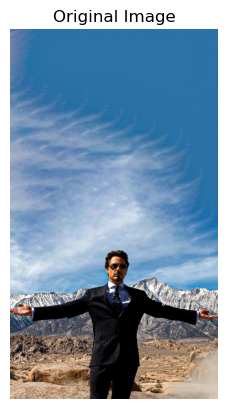
#> input picture iron.png, 227 x 409 px, given in place of iron.jpg, which was not available
$ jupyter execute --allow-errors 'EXP6 (1) (1).ipynb'   (older library calls are emulated)   (text cells are left out)
#> lines starting #> are read from the running program, lines starting #| are printed output that depends on the picture; after the words box and inside, x2 and y2 are one past the last pixel; in counts of white or black regions, pixels touching at a corner belong together; pictures that were not available may be replaced by others from this repository, and a replacement may not be noted
[cell 1]
import cv2
import numpy as np
import matplotlib.pyplot as plt

image = cv2.imread('iron.jpg')  # Replace with your image path
#> image is the input picture: shape (409, 227, 3); mean B, G, R 171, 149.1, 124.8
gray_image = cv2.cvtColor(image, cv2.COLOR_BGR2GRAY)
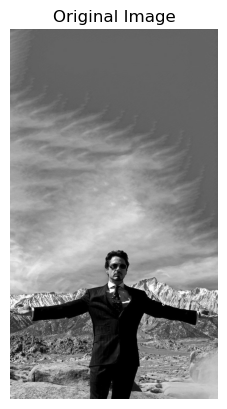
#> gray_image: shape (409, 227); min 0, max 255, mean 144.4
# Original Image
plt.imshow(cv2.cvtColor(image, cv2.COLOR_BGR2RGB))
plt.title('Original Image')
plt.axis('off')

[cell 2]
sobel_x = cv2.Sobel(gray_image, cv2.CV_64F, 1, 0, ksize=5)  # Sobel in x direction
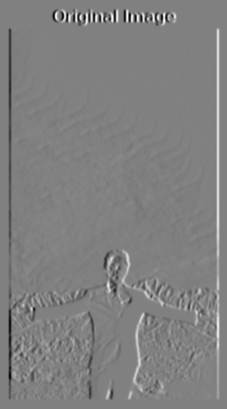
#> sobel_x: shape (409, 227) float64; min -11402, max 11140, mean 0; drawn with min black and max white
sobel_y = cv2.Sobel(gray_image, cv2.CV_64F, 0, 1, ksize=5)  # Sobel in y direction
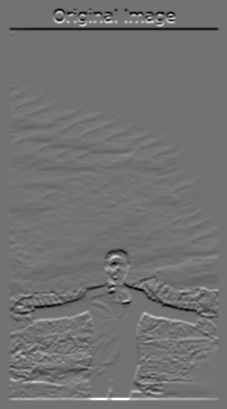
#> sobel_y: shape (409, 227) float64; min -9931, max 12240, mean 0; drawn with min black and max white
sobel_combined = cv2.magnitude(sobel_x, sobel_y)  # Combine both directions
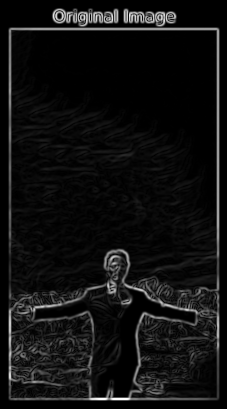
#> sobel_combined: shape (409, 227) float64; min 0, max 12240, mean 811.9; drawn with min black and max white
plt.imshow(sobel_combined, cmap='gray')
plt.title('Sobel Edge Detection')
plt.axis('off')

[cell 3]
canny_edges = cv2.Canny(gray_image, 50, 150)
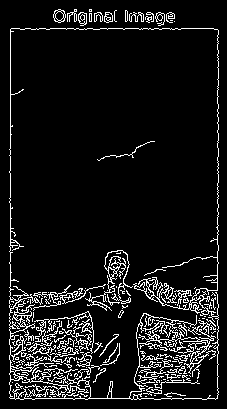
#> canny_edges: shape (409, 227); 8.7% white in thin lines or dots, all inside (x1, y1, x2, y2) = (9, 9, 219, 400)
plt.imshow(canny_edges, cmap='gray')
plt.title('Canny Edge Detection')
plt.axis('off')

[cell 4]
Laplacian = cv2.Laplacian(gray_image, cv2.CV_64F)
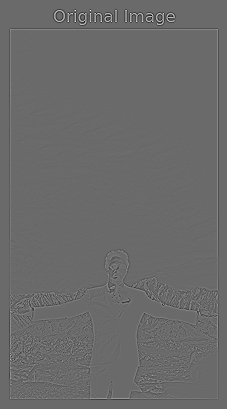
#> Laplacian: shape (409, 227) float64; min -602, max 836, mean 0; drawn with min black and max white
#> (the rest of this cell did not finish here and is left out)
